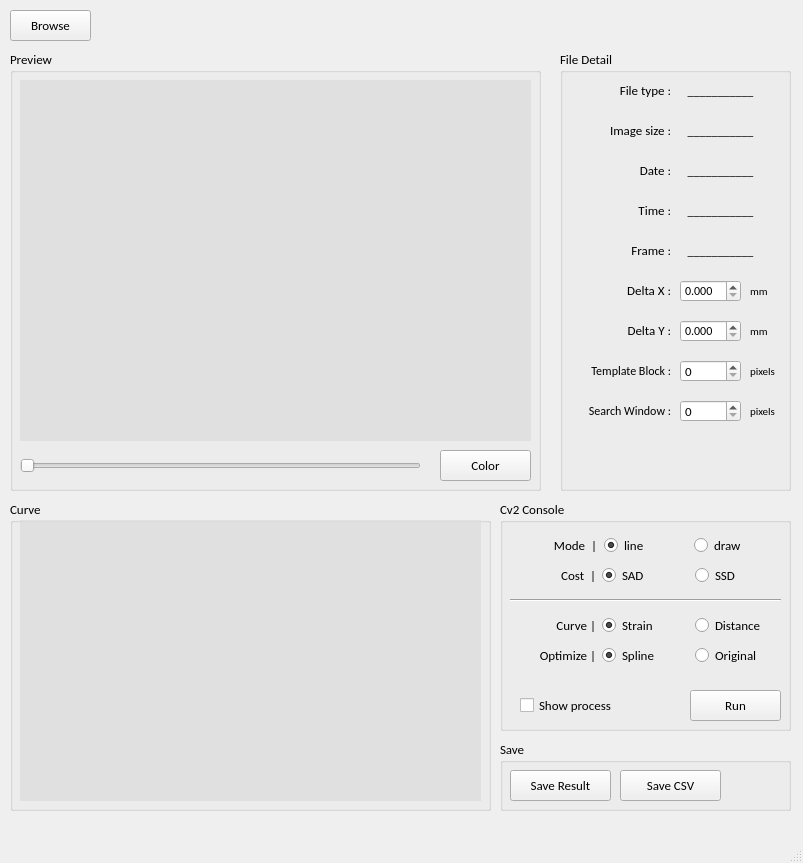
<?xml version="1.0" encoding="UTF-8"?>
<ui version="4.0">
 <class>MainWindow</class>
 <widget class="QMainWindow" name="MainWindow">
  <property name="geometry">
   <rect>
    <x>0</x>
    <y>0</y>
    <width>803</width>
    <height>863</height>
   </rect>
  </property>
  <property name="windowTitle">
   <string>MainWindow</string>
  </property>
  <widget class="QWidget" name="centralwidget">
   <widget class="QPushButton" name="btn_browse">
    <property name="geometry">
     <rect>
      <x>10</x>
      <y>10</y>
      <width>81</width>
      <height>31</height>
     </rect>
    </property>
    <property name="font">
     <font>
      <family>Calibri</family>
      <pointsize>10</pointsize>
     </font>
    </property>
    <property name="text">
     <string>Browse</string>
    </property>
   </widget>
   <widget class="QTextBrowser" name="textBrowser_browse">
    <property name="geometry">
     <rect>
      <x>100</x>
      <y>10</y>
      <width>691</width>
      <height>31</height>
     </rect>
    </property>
    <property name="font">
     <font>
      <family>Calibri</family>
     </font>
    </property>
    <property name="styleSheet">
     <string notr="true">background-color: rgba(255, 255, 255, 0);</string>
    </property>
   </widget>
   <widget class="QGroupBox" name="groupBox_filedetail">
    <property name="geometry">
     <rect>
      <x>560</x>
      <y>50</y>
      <width>231</width>
      <height>441</height>
     </rect>
    </property>
    <property name="font">
     <font>
      <family>Calibri</family>
      <pointsize>10</pointsize>
     </font>
    </property>
    <property name="title">
     <string>File Detail</string>
    </property>
    <widget class="QLabel" name="label_image_size">
     <property name="geometry">
      <rect>
       <x>10</x>
       <y>70</y>
       <width>101</width>
       <height>21</height>
      </rect>
     </property>
     <property name="text">
      <string>Image size :</string>
     </property>
     <property name="textFormat">
      <enum>Qt::AutoText</enum>
     </property>
     <property name="alignment">
      <set>Qt::AlignRight|Qt::AlignTrailing|Qt::AlignVCenter</set>
     </property>
    </widget>
    <widget class="QLabel" name="label_date">
     <property name="geometry">
      <rect>
       <x>10</x>
       <y>110</y>
       <width>101</width>
       <height>21</height>
      </rect>
     </property>
     <property name="text">
      <string>Date :</string>
     </property>
     <property name="textFormat">
      <enum>Qt::AutoText</enum>
     </property>
     <property name="alignment">
      <set>Qt::AlignRight|Qt::AlignTrailing|Qt::AlignVCenter</set>
     </property>
    </widget>
    <widget class="QLabel" name="label_frame">
     <property name="geometry">
      <rect>
       <x>10</x>
       <y>190</y>
       <width>101</width>
       <height>21</height>
      </rect>
     </property>
     <property name="text">
      <string>Frame :</string>
     </property>
     <property name="textFormat">
      <enum>Qt::AutoText</enum>
     </property>
     <property name="alignment">
      <set>Qt::AlignRight|Qt::AlignTrailing|Qt::AlignVCenter</set>
     </property>
    </widget>
    <widget class="QLabel" name="label_delta_x">
     <property name="geometry">
      <rect>
       <x>10</x>
       <y>230</y>
       <width>101</width>
       <height>21</height>
      </rect>
     </property>
     <property name="text">
      <string>Delta X :</string>
     </property>
     <property name="textFormat">
      <enum>Qt::AutoText</enum>
     </property>
     <property name="alignment">
      <set>Qt::AlignRight|Qt::AlignTrailing|Qt::AlignVCenter</set>
     </property>
    </widget>
    <widget class="QLabel" name="label_delta_y">
     <property name="geometry">
      <rect>
       <x>10</x>
       <y>270</y>
       <width>101</width>
       <height>21</height>
      </rect>
     </property>
     <property name="text">
      <string>Delta Y :</string>
     </property>
     <property name="textFormat">
      <enum>Qt::AutoText</enum>
     </property>
     <property name="alignment">
      <set>Qt::AlignRight|Qt::AlignTrailing|Qt::AlignVCenter</set>
     </property>
    </widget>
    <widget class="QLabel" name="label_time">
     <property name="geometry">
      <rect>
       <x>10</x>
       <y>150</y>
       <width>101</width>
       <height>21</height>
      </rect>
     </property>
     <property name="text">
      <string>Time :</string>
     </property>
     <property name="textFormat">
      <enum>Qt::AutoText</enum>
     </property>
     <property name="alignment">
      <set>Qt::AlignRight|Qt::AlignTrailing|Qt::AlignVCenter</set>
     </property>
    </widget>
    <widget class="QLabel" name="label_image_size_show">
     <property name="geometry">
      <rect>
       <x>120</x>
       <y>70</y>
       <width>81</width>
       <height>21</height>
      </rect>
     </property>
     <property name="font">
      <font>
       <family>Calibri</family>
       <pointsize>9</pointsize>
       <underline>false</underline>
      </font>
     </property>
     <property name="styleSheet">
      <string notr="true"/>
     </property>
     <property name="text">
      <string>___________</string>
     </property>
     <property name="textFormat">
      <enum>Qt::AutoText</enum>
     </property>
     <property name="alignment">
      <set>Qt::AlignCenter</set>
     </property>
    </widget>
    <widget class="QLabel" name="label_date_show">
     <property name="geometry">
      <rect>
       <x>120</x>
       <y>110</y>
       <width>81</width>
       <height>21</height>
      </rect>
     </property>
     <property name="font">
      <font>
       <family>Calibri</family>
       <pointsize>9</pointsize>
       <underline>false</underline>
      </font>
     </property>
     <property name="styleSheet">
      <string notr="true"/>
     </property>
     <property name="text">
      <string>___________</string>
     </property>
     <property name="textFormat">
      <enum>Qt::AutoText</enum>
     </property>
     <property name="alignment">
      <set>Qt::AlignCenter</set>
     </property>
    </widget>
    <widget class="QLabel" name="label_time_show">
     <property name="geometry">
      <rect>
       <x>120</x>
       <y>150</y>
       <width>81</width>
       <height>21</height>
      </rect>
     </property>
     <property name="font">
      <font>
       <family>Calibri</family>
       <pointsize>9</pointsize>
       <underline>false</underline>
      </font>
     </property>
     <property name="styleSheet">
      <string notr="true"/>
     </property>
     <property name="text">
      <string>___________</string>
     </property>
     <property name="textFormat">
      <enum>Qt::AutoText</enum>
     </property>
     <property name="alignment">
      <set>Qt::AlignCenter</set>
     </property>
    </widget>
    <widget class="QLabel" name="label_frame_show">
     <property name="geometry">
      <rect>
       <x>120</x>
       <y>190</y>
       <width>81</width>
       <height>21</height>
      </rect>
     </property>
     <property name="font">
      <font>
       <family>Calibri</family>
       <pointsize>9</pointsize>
       <underline>false</underline>
      </font>
     </property>
     <property name="styleSheet">
      <string notr="true"/>
     </property>
     <property name="text">
      <string>___________</string>
     </property>
     <property name="textFormat">
      <enum>Qt::AutoText</enum>
     </property>
     <property name="alignment">
      <set>Qt::AlignCenter</set>
     </property>
    </widget>
    <widget class="QLabel" name="label_filetype_show">
     <property name="geometry">
      <rect>
       <x>120</x>
       <y>30</y>
       <width>81</width>
       <height>21</height>
      </rect>
     </property>
     <property name="font">
      <font>
       <family>Calibri</family>
       <pointsize>9</pointsize>
       <underline>false</underline>
      </font>
     </property>
     <property name="styleSheet">
      <string notr="true"/>
     </property>
     <property name="text">
      <string>___________</string>
     </property>
     <property name="textFormat">
      <enum>Qt::AutoText</enum>
     </property>
     <property name="alignment">
      <set>Qt::AlignCenter</set>
     </property>
    </widget>
    <widget class="QLabel" name="label_filetype">
     <property name="geometry">
      <rect>
       <x>10</x>
       <y>30</y>
       <width>101</width>
       <height>21</height>
      </rect>
     </property>
     <property name="text">
      <string>File type :</string>
     </property>
     <property name="textFormat">
      <enum>Qt::AutoText</enum>
     </property>
     <property name="alignment">
      <set>Qt::AlignRight|Qt::AlignTrailing|Qt::AlignVCenter</set>
     </property>
    </widget>
    <widget class="QLabel" name="label_mm1">
     <property name="geometry">
      <rect>
       <x>190</x>
       <y>230</y>
       <width>31</width>
       <height>21</height>
      </rect>
     </property>
     <property name="font">
      <font>
       <pointsize>8</pointsize>
      </font>
     </property>
     <property name="text">
      <string>mm</string>
     </property>
     <property name="textFormat">
      <enum>Qt::AutoText</enum>
     </property>
     <property name="alignment">
      <set>Qt::AlignLeading|Qt::AlignLeft|Qt::AlignVCenter</set>
     </property>
    </widget>
    <widget class="QLabel" name="label_mm2">
     <property name="geometry">
      <rect>
       <x>190</x>
       <y>270</y>
       <width>31</width>
       <height>21</height>
      </rect>
     </property>
     <property name="font">
      <font>
       <pointsize>8</pointsize>
      </font>
     </property>
     <property name="text">
      <string>mm</string>
     </property>
     <property name="textFormat">
      <enum>Qt::AutoText</enum>
     </property>
     <property name="alignment">
      <set>Qt::AlignLeading|Qt::AlignLeft|Qt::AlignVCenter</set>
     </property>
    </widget>
    <widget class="QLabel" name="label_search_window">
     <property name="geometry">
      <rect>
       <x>0</x>
       <y>350</y>
       <width>111</width>
       <height>21</height>
      </rect>
     </property>
     <property name="font">
      <font>
       <pointsize>9</pointsize>
      </font>
     </property>
     <property name="text">
      <string>Search Window :</string>
     </property>
     <property name="textFormat">
      <enum>Qt::AutoText</enum>
     </property>
     <property name="alignment">
      <set>Qt::AlignRight|Qt::AlignTrailing|Qt::AlignVCenter</set>
     </property>
    </widget>
    <widget class="QLabel" name="label_template_block">
     <property name="geometry">
      <rect>
       <x>10</x>
       <y>310</y>
       <width>101</width>
       <height>21</height>
      </rect>
     </property>
     <property name="font">
      <font>
       <pointsize>9</pointsize>
      </font>
     </property>
     <property name="text">
      <string>Template Block :</string>
     </property>
     <property name="textFormat">
      <enum>Qt::AutoText</enum>
     </property>
     <property name="alignment">
      <set>Qt::AlignRight|Qt::AlignTrailing|Qt::AlignVCenter</set>
     </property>
    </widget>
    <widget class="QLabel" name="label_pixel1">
     <property name="geometry">
      <rect>
       <x>190</x>
       <y>310</y>
       <width>41</width>
       <height>21</height>
      </rect>
     </property>
     <property name="font">
      <font>
       <pointsize>8</pointsize>
      </font>
     </property>
     <property name="text">
      <string>pixels</string>
     </property>
     <property name="textFormat">
      <enum>Qt::AutoText</enum>
     </property>
     <property name="alignment">
      <set>Qt::AlignLeading|Qt::AlignLeft|Qt::AlignVCenter</set>
     </property>
    </widget>
    <widget class="QLabel" name="label_pixel2">
     <property name="geometry">
      <rect>
       <x>190</x>
       <y>350</y>
       <width>41</width>
       <height>21</height>
      </rect>
     </property>
     <property name="font">
      <font>
       <pointsize>8</pointsize>
      </font>
     </property>
     <property name="text">
      <string>pixels</string>
     </property>
     <property name="textFormat">
      <enum>Qt::AutoText</enum>
     </property>
     <property name="alignment">
      <set>Qt::AlignLeading|Qt::AlignLeft|Qt::AlignVCenter</set>
     </property>
    </widget>
    <widget class="QSpinBox" name="spinBox_temp_size">
     <property name="geometry">
      <rect>
       <x>120</x>
       <y>310</y>
       <width>61</width>
       <height>22</height>
      </rect>
     </property>
     <property name="font">
      <font>
       <family>Calibri</family>
       <pointsize>10</pointsize>
      </font>
     </property>
    </widget>
    <widget class="QSpinBox" name="spinBox_search_range">
     <property name="geometry">
      <rect>
       <x>120</x>
       <y>350</y>
       <width>61</width>
       <height>22</height>
      </rect>
     </property>
     <property name="font">
      <font>
       <family>Calibri</family>
       <pointsize>10</pointsize>
      </font>
     </property>
    </widget>
    <widget class="QDoubleSpinBox" name="doubleSpinBox_delta_x">
     <property name="geometry">
      <rect>
       <x>120</x>
       <y>230</y>
       <width>61</width>
       <height>22</height>
      </rect>
     </property>
     <property name="font">
      <font>
       <family>Calibri</family>
       <pointsize>9</pointsize>
      </font>
     </property>
     <property name="decimals">
      <number>3</number>
     </property>
     <property name="singleStep">
      <double>0.050000000000000</double>
     </property>
    </widget>
    <widget class="QDoubleSpinBox" name="doubleSpinBox_delta_y">
     <property name="geometry">
      <rect>
       <x>120</x>
       <y>270</y>
       <width>61</width>
       <height>22</height>
      </rect>
     </property>
     <property name="font">
      <font>
       <family>Calibri</family>
       <pointsize>9</pointsize>
      </font>
     </property>
     <property name="decimals">
      <number>3</number>
     </property>
     <property name="singleStep">
      <double>0.050000000000000</double>
     </property>
    </widget>
    <zorder>label_image_size</zorder>
    <zorder>label_date</zorder>
    <zorder>label_frame</zorder>
    <zorder>label_delta_x</zorder>
    <zorder>label_delta_y</zorder>
    <zorder>label_time</zorder>
    <zorder>label_image_size_show</zorder>
    <zorder>label_date_show</zorder>
    <zorder>label_time_show</zorder>
    <zorder>label_frame_show</zorder>
    <zorder>label_filetype_show</zorder>
    <zorder>label_filetype</zorder>
    <zorder>label_mm1</zorder>
    <zorder>label_mm2</zorder>
    <zorder>label_template_block</zorder>
    <zorder>label_search_window</zorder>
    <zorder>label_pixel1</zorder>
    <zorder>label_pixel2</zorder>
    <zorder>spinBox_temp_size</zorder>
    <zorder>spinBox_search_range</zorder>
    <zorder>doubleSpinBox_delta_x</zorder>
    <zorder>doubleSpinBox_delta_y</zorder>
   </widget>
   <widget class="QGroupBox" name="groupBox_show_curve">
    <property name="geometry">
     <rect>
      <x>10</x>
      <y>500</y>
      <width>481</width>
      <height>311</height>
     </rect>
    </property>
    <property name="font">
     <font>
      <family>Calibri</family>
      <pointsize>10</pointsize>
     </font>
    </property>
    <property name="title">
     <string>Curve</string>
    </property>
    <widget class="QLabel" name="label_show_curve">
     <property name="geometry">
      <rect>
       <x>10</x>
       <y>20</y>
       <width>461</width>
       <height>281</height>
      </rect>
     </property>
     <property name="font">
      <font>
       <family>Calibri</family>
       <pointsize>12</pointsize>
      </font>
     </property>
     <property name="styleSheet">
      <string notr="true">background-color: rgba(220, 220, 220, 200);</string>
     </property>
     <property name="text">
      <string/>
     </property>
     <property name="alignment">
      <set>Qt::AlignCenter</set>
     </property>
    </widget>
   </widget>
   <widget class="QGroupBox" name="groupBox_preview">
    <property name="geometry">
     <rect>
      <x>10</x>
      <y>50</y>
      <width>531</width>
      <height>441</height>
     </rect>
    </property>
    <property name="font">
     <font>
      <family>Calibri</family>
      <pointsize>10</pointsize>
     </font>
    </property>
    <property name="title">
     <string>Preview</string>
    </property>
    <widget class="QLabel" name="label_preview">
     <property name="geometry">
      <rect>
       <x>10</x>
       <y>30</y>
       <width>511</width>
       <height>361</height>
      </rect>
     </property>
     <property name="font">
      <font>
       <family>Calibri</family>
       <pointsize>12</pointsize>
      </font>
     </property>
     <property name="styleSheet">
      <string notr="true">background-color: rgba(220, 220, 220, 200);</string>
     </property>
     <property name="text">
      <string/>
     </property>
     <property name="alignment">
      <set>Qt::AlignCenter</set>
     </property>
    </widget>
    <widget class="QLabel" name="label_manufacturer">
     <property name="geometry">
      <rect>
       <x>20</x>
       <y>360</y>
       <width>81</width>
       <height>21</height>
      </rect>
     </property>
     <property name="font">
      <font>
       <family>Calibri</family>
       <pointsize>9</pointsize>
      </font>
     </property>
     <property name="text">
      <string>&lt;html&gt;&lt;head/&gt;&lt;body&gt;&lt;p&gt;&lt;br/&gt;&lt;/p&gt;&lt;/body&gt;&lt;/html&gt;</string>
     </property>
    </widget>
    <widget class="QSlider" name="horizontalSlider_preview">
     <property name="geometry">
      <rect>
       <x>10</x>
       <y>405</y>
       <width>401</width>
       <height>21</height>
      </rect>
     </property>
     <property name="orientation">
      <enum>Qt::Horizontal</enum>
     </property>
    </widget>
    <widget class="QPushButton" name="btn_color">
     <property name="geometry">
      <rect>
       <x>430</x>
       <y>400</y>
       <width>91</width>
       <height>31</height>
      </rect>
     </property>
     <property name="font">
      <font>
       <family>Calibri</family>
       <pointsize>10</pointsize>
      </font>
     </property>
     <property name="text">
      <string>Color</string>
     </property>
     <property name="autoRepeatDelay">
      <number>-1</number>
     </property>
     <property name="autoRepeatInterval">
      <number>-1</number>
     </property>
    </widget>
    <zorder>label_preview</zorder>
    <zorder>horizontalSlider_preview</zorder>
    <zorder>label_manufacturer</zorder>
    <zorder>btn_color</zorder>
   </widget>
   <widget class="QGroupBox" name="groupBox">
    <property name="geometry">
     <rect>
      <x>500</x>
      <y>500</y>
      <width>291</width>
      <height>231</height>
     </rect>
    </property>
    <property name="font">
     <font>
      <family>Calibri</family>
      <pointsize>10</pointsize>
     </font>
    </property>
    <property name="title">
     <string>Cv2 Console</string>
    </property>
    <widget class="QPushButton" name="btn_run">
     <property name="geometry">
      <rect>
       <x>190</x>
       <y>190</y>
       <width>91</width>
       <height>31</height>
      </rect>
     </property>
     <property name="font">
      <font>
       <family>Calibri</family>
       <pointsize>10</pointsize>
      </font>
     </property>
     <property name="text">
      <string>Run</string>
     </property>
     <property name="autoRepeatDelay">
      <number>-1</number>
     </property>
     <property name="autoRepeatInterval">
      <number>-1</number>
     </property>
    </widget>
    <widget class="QWidget" name="horizontalLayoutWidget">
     <property name="geometry">
      <rect>
       <x>10</x>
       <y>30</y>
       <width>271</width>
       <height>31</height>
      </rect>
     </property>
     <layout class="QHBoxLayout" name="horizontalLayout">
      <property name="spacing">
       <number>7</number>
      </property>
      <property name="leftMargin">
       <number>5</number>
      </property>
      <property name="rightMargin">
       <number>5</number>
      </property>
      <item>
       <widget class="QLabel" name="label_model">
        <property name="text">
         <string>Mode  |</string>
        </property>
        <property name="alignment">
         <set>Qt::AlignRight|Qt::AlignTrailing|Qt::AlignVCenter</set>
        </property>
       </widget>
      </item>
      <item>
       <widget class="QRadioButton" name="radioButton_line">
        <property name="font">
         <font>
          <pointsize>10</pointsize>
         </font>
        </property>
        <property name="text">
         <string>line</string>
        </property>
        <property name="checked">
         <bool>true</bool>
        </property>
       </widget>
      </item>
      <item>
       <widget class="QRadioButton" name="radioButton_draw">
        <property name="font">
         <font>
          <pointsize>10</pointsize>
         </font>
        </property>
        <property name="text">
         <string>draw</string>
        </property>
       </widget>
      </item>
     </layout>
    </widget>
    <widget class="QWidget" name="horizontalLayoutWidget_2">
     <property name="geometry">
      <rect>
       <x>10</x>
       <y>60</y>
       <width>271</width>
       <height>31</height>
      </rect>
     </property>
     <layout class="QHBoxLayout" name="horizontalLayout_cost">
      <item>
       <widget class="QLabel" name="label_model_3">
        <property name="text">
         <string>Cost  |</string>
        </property>
        <property name="alignment">
         <set>Qt::AlignRight|Qt::AlignTrailing|Qt::AlignVCenter</set>
        </property>
       </widget>
      </item>
      <item>
       <widget class="QRadioButton" name="radioButton_SAD">
        <property name="font">
         <font>
          <pointsize>10</pointsize>
         </font>
        </property>
        <property name="text">
         <string>SAD</string>
        </property>
        <property name="checked">
         <bool>true</bool>
        </property>
       </widget>
      </item>
      <item>
       <widget class="QRadioButton" name="radioButton_SSD">
        <property name="font">
         <font>
          <pointsize>10</pointsize>
         </font>
        </property>
        <property name="text">
         <string>SSD</string>
        </property>
       </widget>
      </item>
     </layout>
    </widget>
    <widget class="QCheckBox" name="checkBox_show_process">
     <property name="geometry">
      <rect>
       <x>20</x>
       <y>190</y>
       <width>121</width>
       <height>31</height>
      </rect>
     </property>
     <property name="text">
      <string>Show process</string>
     </property>
    </widget>
    <widget class="QLabel" name="label_NULL">
     <property name="geometry">
      <rect>
       <x>10</x>
       <y>60</y>
       <width>74</width>
       <height>29</height>
      </rect>
     </property>
     <property name="text">
      <string/>
     </property>
     <property name="alignment">
      <set>Qt::AlignRight|Qt::AlignTrailing|Qt::AlignVCenter</set>
     </property>
    </widget>
    <widget class="Line" name="line">
     <property name="geometry">
      <rect>
       <x>10</x>
       <y>90</y>
       <width>271</width>
       <height>21</height>
      </rect>
     </property>
     <property name="orientation">
      <enum>Qt::Horizontal</enum>
     </property>
    </widget>
    <widget class="QStackedWidget" name="stackedWidget_mode">
     <property name="geometry">
      <rect>
       <x>10</x>
       <y>100</y>
       <width>271</width>
       <height>91</height>
      </rect>
     </property>
     <property name="currentIndex">
      <number>0</number>
     </property>
     <widget class="QWidget" name="page">
      <widget class="QWidget" name="horizontalLayoutWidget_4">
       <property name="geometry">
        <rect>
         <x>0</x>
         <y>10</y>
         <width>271</width>
         <height>31</height>
        </rect>
       </property>
       <layout class="QHBoxLayout" name="horizontalLayout_curve">
        <item>
         <widget class="QLabel" name="label_curve">
          <property name="text">
           <string>Curve |</string>
          </property>
          <property name="alignment">
           <set>Qt::AlignRight|Qt::AlignTrailing|Qt::AlignVCenter</set>
          </property>
         </widget>
        </item>
        <item>
         <widget class="QRadioButton" name="radioButton_strain">
          <property name="text">
           <string>Strain</string>
          </property>
          <property name="checked">
           <bool>true</bool>
          </property>
         </widget>
        </item>
        <item>
         <widget class="QRadioButton" name="radioButton_distance">
          <property name="text">
           <string>Distance</string>
          </property>
         </widget>
        </item>
       </layout>
       <zorder>label_curve</zorder>
       <zorder>radioButton_strain</zorder>
       <zorder>radioButton_distance</zorder>
      </widget>
      <widget class="QWidget" name="horizontalLayoutWidget_5">
       <property name="geometry">
        <rect>
         <x>0</x>
         <y>40</y>
         <width>271</width>
         <height>31</height>
        </rect>
       </property>
       <layout class="QHBoxLayout" name="horizontalLayout_optimize">
        <item>
         <widget class="QLabel" name="label_optimize">
          <property name="text">
           <string>Optimize |</string>
          </property>
          <property name="alignment">
           <set>Qt::AlignRight|Qt::AlignTrailing|Qt::AlignVCenter</set>
          </property>
         </widget>
        </item>
        <item>
         <widget class="QRadioButton" name="radioButton_spline">
          <property name="text">
           <string>Spline</string>
          </property>
          <property name="checked">
           <bool>true</bool>
          </property>
         </widget>
        </item>
        <item>
         <widget class="QRadioButton" name="radioButton_original">
          <property name="text">
           <string>Original</string>
          </property>
         </widget>
        </item>
       </layout>
      </widget>
     </widget>
     <widget class="QWidget" name="page_2">
      <widget class="QWidget" name="horizontalLayoutWidget_3">
       <property name="geometry">
        <rect>
         <x>0</x>
         <y>10</y>
         <width>271</width>
         <height>31</height>
        </rect>
       </property>
       <layout class="QHBoxLayout" name="horizontalLayout_4">
        <item>
         <widget class="QLabel" name="label">
          <property name="text">
           <string/>
          </property>
         </widget>
        </item>
        <item>
         <widget class="QLabel" name="label_DRAWING_DELAY">
          <property name="font">
           <font>
            <family>Calibri</family>
            <pointsize>10</pointsize>
           </font>
          </property>
          <property name="text">
           <string>drawing delay | </string>
          </property>
          <property name="alignment">
           <set>Qt::AlignRight|Qt::AlignTrailing|Qt::AlignVCenter</set>
          </property>
         </widget>
        </item>
        <item>
         <widget class="QSpinBox" name="spinBox_drawing_delay"/>
        </item>
       </layout>
       <zorder>spinBox_drawing_delay</zorder>
       <zorder>label_DRAWING_DELAY</zorder>
       <zorder>label</zorder>
      </widget>
     </widget>
    </widget>
   </widget>
   <widget class="QGroupBox" name="groupBox_save">
    <property name="geometry">
     <rect>
      <x>500</x>
      <y>740</y>
      <width>291</width>
      <height>71</height>
     </rect>
    </property>
    <property name="font">
     <font>
      <family>Calibri</family>
      <pointsize>10</pointsize>
     </font>
    </property>
    <property name="title">
     <string>Save</string>
    </property>
    <widget class="QPushButton" name="btn_save_result">
     <property name="geometry">
      <rect>
       <x>10</x>
       <y>30</y>
       <width>101</width>
       <height>31</height>
      </rect>
     </property>
     <property name="font">
      <font>
       <family>Calibri</family>
       <pointsize>10</pointsize>
      </font>
     </property>
     <property name="text">
      <string>Save Result</string>
     </property>
    </widget>
    <widget class="QPushButton" name="btn_save_csv">
     <property name="geometry">
      <rect>
       <x>120</x>
       <y>30</y>
       <width>101</width>
       <height>31</height>
      </rect>
     </property>
     <property name="text">
      <string>Save CSV</string>
     </property>
    </widget>
   </widget>
  </widget>
  <widget class="QStatusBar" name="statusbar"/>
  <widget class="QMenuBar" name="menubar">
   <property name="geometry">
    <rect>
     <x>0</x>
     <y>0</y>
     <width>803</width>
     <height>25</height>
    </rect>
   </property>
  </widget>
 </widget>
 <resources/>
 <connections/>
</ui>
